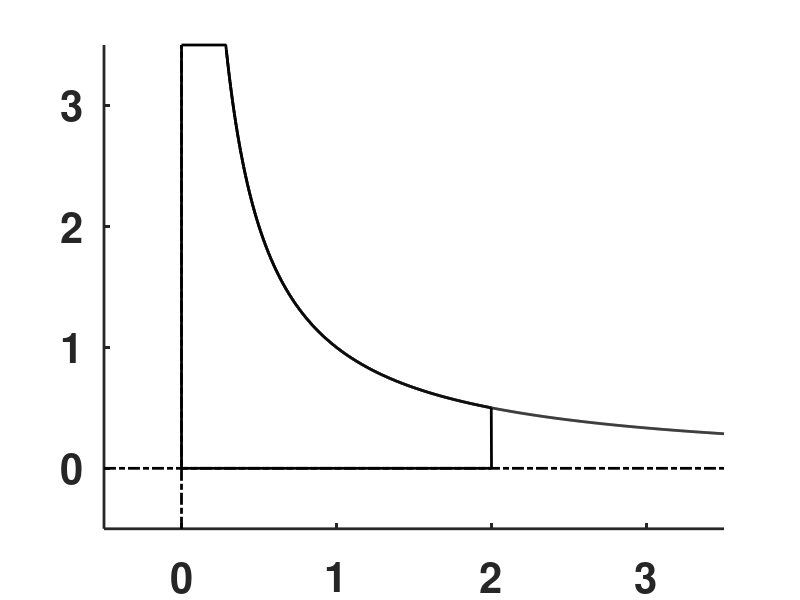

Write the MATLAB code that produced this figure. (Note: this script raises an error after producing the figure.)
clear;  figure('Position',[100 100 400 400],'Color',[1 1 1]); clf;  hold on; 

xy=[-0.5 3.5 -0.5 3.5];
xx=linspace(xy(1),xy(2),1000);  yy=1./xx;
plot(xx(126:1000),yy(126:1000),'k','LineWidth',2)
set(gca,'LineWidth',2); 
axis(xy); axis manual;
plot([xy(1) xy(2)],[0 0],'k-.','LineWidth',2);
plot([0 0],[xy(3) xy(4)],'k-.','LineWidth',2);
set(gca,'XTick',[0 1 2 3],'YTick',[0 1 2 3],'FontSize',30,'FontWeight','bold');
xp=find(xx>=0&xx<=2&yy<=xy(4)); xh=xx(xp); yh=yy(xp); sp=length(xp);
xh(sp+1)=2; xh(sp+2)=0; xh(sp+3)=0; xh(sp+4)=xh(1); yh(sp+1)=0; yh(sp+2)=0; yh(sp+3)=xy(4); yh(sp+4)=xy(4);
ll=line(xh,yh,'Color','k','LineWidth',2);  
HATCH(ll,45,[0 0 0],'-',5,1); 
